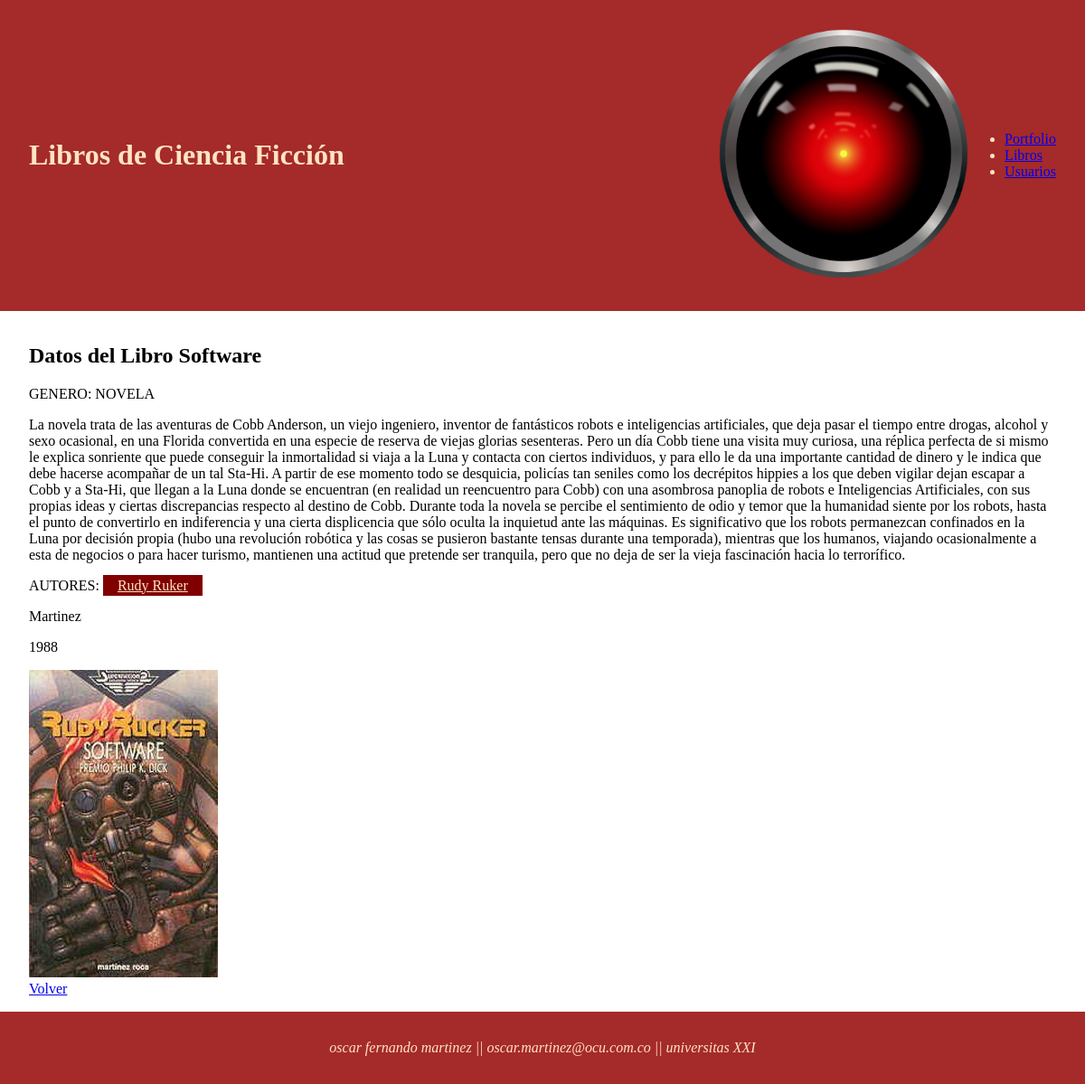
/libros/4, run on the app's committed database.
### libros/models.py (models this page shows, shortened)
class Libro(models.Model):
    GENEROS = [(1,'NOVELA'), (2,'ENSAYO')]
    titulo = models.CharField(max_length=100)
    autor = models.ManyToManyField('Autor', blank=True)
    anio = models.CharField(max_length=10)
    lugar_edicion = models.CharField(max_length=100)
    anio_edicion = models.CharField(max_length=10)
    editorial = models.CharField(max_length=100)
    descripcion = models.TextField(blank=True)
    genero = models.IntegerField(choices=GENEROS,blank=True)
    portada = models.ImageField(upload_to="static/images_db")

class Autor(models.Model):
    apellidos = models.CharField(max_length= 100)
    nombre = models.CharField(max_length=100, blank=True)
    fecha_nacimiento = models.DateField(null=True,blank=True)
    lugar_nacimiento = models.CharField(max_length=100, blank=True)

### libros/views.py (the view)
# urls.py: path('libros/<int:libro_id>',libros.views.libro_detail, name = 'libro' ),
def libro_detail(request,libro_id):
    try:
        libro=Libro.objects.get(id = libro_id)
    except Libro.DoesNotExist:
        raise Http404(f'Libro con id = {libro_id} no existe!!')
    data= dict(libro=libro)
    return render(request, 'libro.html', data)

### templates/libro.html (shortened to what this page needs)
{% extends "base.html"%}
{% block main %}
   <div class="libro">
    <h2>Datos del Libro {{libro.titulo}}</h2>
    <p>GENERO: {{libro.get_genero_display}}</p>
    <p>{{libro.descripcion}}</p>
    <p>AUTORES:
        {% for autor in libro.autor.all %}
        <a class="autor" href="{% url 'autor' autor.id %}">
            {{autor.nombre}} {{autor.apellidos}}
        </a>
        {% endfor %}
    </p>
    <p>{{libro.editorial}}</p>
    <p>{{libro.anio_edicion}}</p>
    <div class="image" >
        <img src="{{libro.portada.url}}" alt="">
    </div>
</div>
    <div class="back">
        <footer>
            <a href="{% url 'libros'%} ">Volver</a>
        </footer>
        </div>
{% endblock main %}

### static/css/style.css (style rules this page uses)
* { box-sizing: border-box; }
html, body { height: 100%; }
body { display: flex; flex-direction: column; margin: 0; padding: 0; }
.autor { padding: 0.2rem 1rem; color: bisque; background-color: maroon; }
.libro .image { flex: 1 0 10%; }
.libro img { max-width: 100%; }

### data on the page
Libro: titulo "Software", genero "NOVELA", descripcion "La novela trata de las aventuras de Cobb Anderson, un viejo ingeniero, inventor de fantásticos robots e inteligencias artificiales, que deja pasar el tiempo entre drogas, alcohol y sexo ocasional, en una Florida convertida en una especie de reserva de viejas glorias sesenteras. Pero un día Cobb tiene una visita muy curiosa, una réplica perfecta de si mismo le explica sonriente que puede conseguir la inmortalidad si viaja a la Luna y contacta con ciertos individuos, y para ello le da una importante cantidad de dinero y le indica que debe hacerse acompañar de un tal Sta-Hi. A partir de ese momento todo se desquicia, policías tan seniles como los decrépitos hippies a los que deben vigilar…", editorial "Martinez", anio_edicion "1988", portada (picture)
Autor: nombre "Rudy", apellidos "Ruker"
